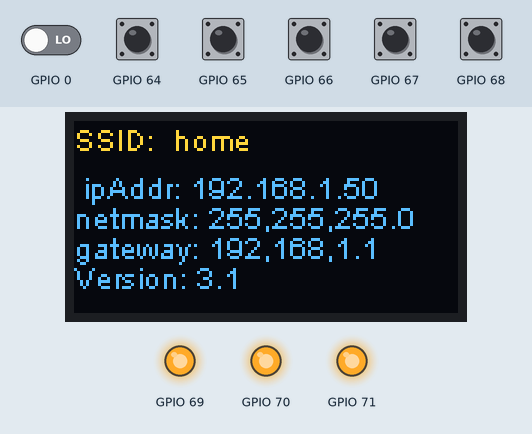
The sketch below on a simulated ESP8266 (NodeMCU). On the bench: 128×64 one-colour display, output pins drawn as LEDs (lit = HIGH). The test bench sets the inputs (shaded band); at power-on: GPIO 64–68 HIGH, GPIO 0 LOW. The OLED is the two-colour kind (top 16 rows yellow); WiFi joins after 1.5 s; servers stay silent unless stated; what the sketch prints to the serial monitor is not drawn.

Above: at 7.8 s.
7.9 s: GPIO 0 driven HIGH
9.4 s: GPIO 64 pulled LOW for 0.15 s
11.0 s: GPIO 65 pulled LOW for 0.15 s
12.6 s: GPIO 66 pulled LOW for 0.15 s
14.2 s: GPIO 67 pulled LOW for 0.15 s
15.8 s: GPIO 68 pulled LOW for 0.15 s
Timing chart, 0 to 18.4 s (numbered marks = the images above; inputs shaded):
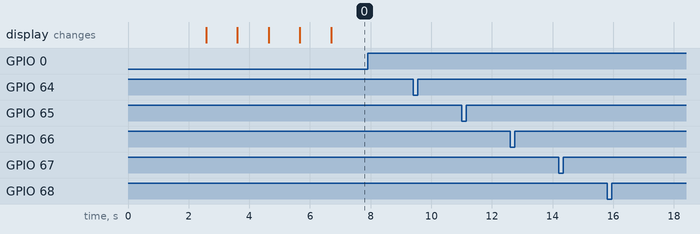

The sketch:

sdc2017a.ino
```cpp
#include <ESP8266WiFi.h>
#include <DNSServer.h>            //Local DNS Server used for redirecting all requests to the configuration portal
#include <ESP8266WebServer.h>     //Local WebServer used to serve the configuration portal
#include <WiFiManager.h>          //https://github.com/tzapu/WiFiManager WiFi Configuration Magic
#include <WiFiClient.h>

#include <SPI.h>

#include "SH1106.h"
#include "SSD1306.h"

#include "Adafruit_MCP23008.h"

extern "C" {
  #include "user_interface.h"
}


ADC_MODE(ADC_VCC);          // So we can measure battery level.
SH1106 display(0x3c, 5,4);  // Our Display
Adafruit_MCP23008 mcp;      // IO Port Expander (mainly Joystick)

WiFiManager wifiManager;    // So people can move this to any network they want
WiFiUDP UdpOut;             // UDP is da bomb

// CONFIGURATION ZONE
const char*     server = "evil.red";
unsigned int localPort = 2390;
const char*        ver = "3.1";

// Globals
int loopMe = 0;
int bu = 0;
int bd = 0;
int bl = 0;
int br = 0;
int bp = 0;
int bb = 1;
String inData;

byte packetBuffer[2000];

void setup()
{
  mcp.begin();
  mcp.pinMode(0, INPUT);
  mcp.pullUp(0, LOW);
  mcp.pinMode(1, INPUT);
  mcp.pullUp(1, LOW);
  mcp.pinMode(2, INPUT);
  mcp.pullUp(2, LOW);
  mcp.pinMode(3, INPUT);
  mcp.pullUp(3, LOW);
  mcp.pinMode(4, INPUT);
  mcp.pullUp(4, LOW);

  mcp.pinMode(5, OUTPUT);
  mcp.pinMode(6, OUTPUT);
  mcp.pinMode(7, OUTPUT);

  mcp.digitalWrite(5, HIGH);
  mcp.digitalWrite(6, HIGH);
  mcp.digitalWrite(7, HIGH);

  UdpOut.begin(localPort);

  Serial.begin(115200);
  while (!Serial);

  display.init();
  display.flipScreenVertically();
  display.setFont(ArialMT_Plain_10);  // Only used during boot seq,
                                      // because, display is server driven

  Serial.print("Calling bootloader...\n");
  displayBootloader();

  while(WiFi.status() != WL_CONNECTED) {
    delay(100);
    Serial.println("nope still broke");
  }

  Serial.println("I appear to be connected, we'll see");
  display.clear();

  display.drawString(0,0,"SSID: ");
  display.drawString(33,0,WiFi.SSID());

  char message[50];
  IPAddress ip = WiFi.localIP();
  sprintf(message, " ipAddr: %d.%d.%d.%d", ip[0], ip[1], ip[2], ip[3]);
  display.drawString(0,16, message);

  ip = WiFi.subnetMask();
  sprintf(message, "netmask: %d,%d,%d.%d", ip[0], ip[1], ip[2], ip[3]);
  display.drawString(0,26, message);

  ip = WiFi.gatewayIP();
  sprintf(message, "gateway: %d,%d,%d.%d", ip[0], ip[1], ip[2], ip[3]);
  display.drawString(0,36, message);

  sprintf(message, "Version: %s", ver);
  display.drawString(0,46, message);

  display.display();
  sendPacket("COLDBOOT");  // This is a signal to the server
  sendPacket("COLDBOOT");  // that a new badge is online.


}

void loop() {
  float volt = 0.00f;
  delay(75);
  loopMe++;

  if (loopMe > 89) {
    char pmessage[50];
    sprintf(pmessage, "%s%d", "BATT", ESP.getVcc());
    sendPacket(pmessage);
    loopMe = 0;
  }

  if (loopMe == 100) {  // This of course should never happen
    ESP.restart();
  }

  int noBytes = UdpOut.parsePacket();
  if ( noBytes ) {
    Serial.print(".");

    UdpOut.read(packetBuffer,noBytes); // read the packet into the buffer

    const char *image = reinterpret_cast<const char*>(packetBuffer);

    display.clear();
    display.drawXbm(0,0,128,64, image);
    display.display();

    memset(packetBuffer,128,2000);
  };

  // Pay no attention to the function behind the curtain
  while (Serial.available() > 0) {
    char received = Serial.read();
    inData += received;

    if (received == '\n') {
      char s[8];
      sprintf(s, "MK%s", inData.c_str());
      sendPacket(s);
      inData = "";
    }
  }


  if ((digitalRead(0) == 1) && (bb == 0)) {
    Serial.println("B up");
    sendPacket("BU");
    bb = 1;
  }

  if ((digitalRead(0) == 0) && (bb == 1)) {
    Serial.println("B down");
    sendPacket("BD");
    bb = 0;
  }

  if ((mcp.digitalRead(0) == 1) && (bp == 0)) {
    Serial.println("P down");
    sendPacket("PD");
    bp = 1;
  }
  if ((mcp.digitalRead(0) == 0) && (bp == 1)) {
    Serial.println("P up");
    sendPacket("PU");
    bp = 0;
  }
  if ((mcp.digitalRead(1) == 1) && (bu == 0)) {
    Serial.println("U down");
    sendPacket("UD");
    bu = 1;
  }
  if ((mcp.digitalRead(1) == 0) && (bu == 1)) {
    Serial.println("U up");
    sendPacket("UU");
    bu = 0;
  }
  if ((mcp.digitalRead(3) == 1) && (bd == 0)) {
    Serial.println("D down");
    sendPacket("DD");
    bd = 1;
  }
  if ((mcp.digitalRead(3) == 0) && (bd == 1)) {
    Serial.println("D up");
    sendPacket("DU");
    bd = 0;
  }
  if ((mcp.digitalRead(2) == 1) && (bl == 0)) {
    Serial.println("L down");
    sendPacket("LD");
    bl = 1;
  }
  if ((mcp.digitalRead(2) == 0) && (bl == 1)) {
    Serial.println("L up");
    sendPacket("LU");
    bl = 0;
  }
  if ((mcp.digitalRead(4) == 1) && (br == 0)) {
    Serial.println("R down");
    sendPacket("RD");
    br = 1;
  }
  if ((mcp.digitalRead(4) == 0) && (br == 1)) {
    Serial.println("R up");
    sendPacket("RU");
    br = 0;
  }

}

void sendPacket(const char *data) {
  int id = ESP.getChipId();
  char message[50];
  sprintf(message, "%010d%s", id, data);
  UdpOut.beginPacket(server, 2391);
  UdpOut.write(message);
  UdpOut.endPacket();
}

void displayBootloader() {

  for (int i = 5 ; i > 0 ; i--) {
    char message[40];
    char passwd[40];

    display.drawString(0,0,"Connecting to:");
    display.drawString(13,13,WiFi.SSID());
    display.drawString(0,33, "Press button to switch!");

    sprintf(message, "Connecting in ...%d", i);
    display.drawString(0,43, message);
    display.display();

    if ( digitalRead(0) == LOW ) {
      int id = ESP.getChipId();
      sprintf(message, "SSID%d", id);

      sprintf(passwd, "%d", id);
      display.drawString(0,53, passwd);
      display.display();

      Serial.print("Starting WiFi manager\n");
      wifiManager.resetSettings();
      wifiManager.startConfigPortal(message);

    }

    delay(1000);
    display.clear();

  };

  display.display();
};
```

Measured:
- after the input at 7.9 s, every drawn part: stays the same
- after the input at 9.4 s, every drawn part: stays the same
- after the input at 11.0 s, every drawn part: stays the same
- after the input at 12.6 s, every drawn part: stays the same
- after the input at 14.2 s, every drawn part: stays the same
- after the input at 15.8 s, every drawn part: stays the same
